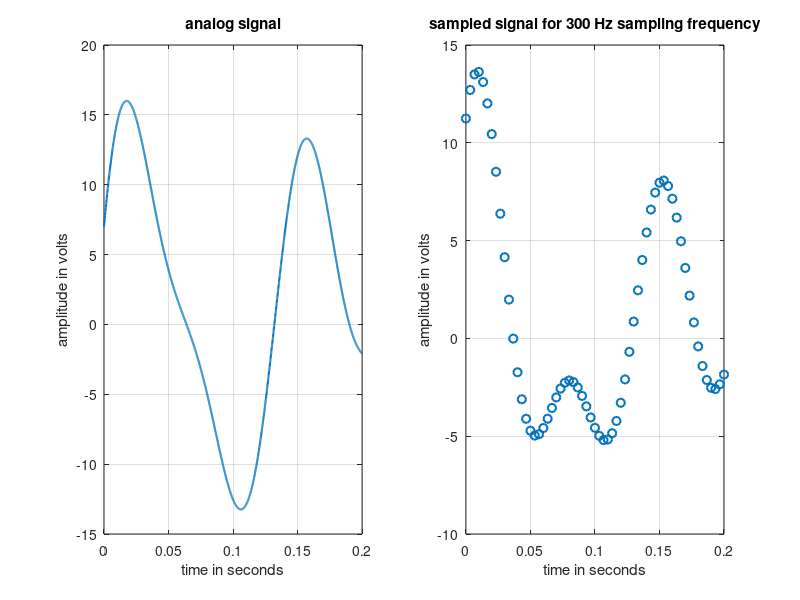
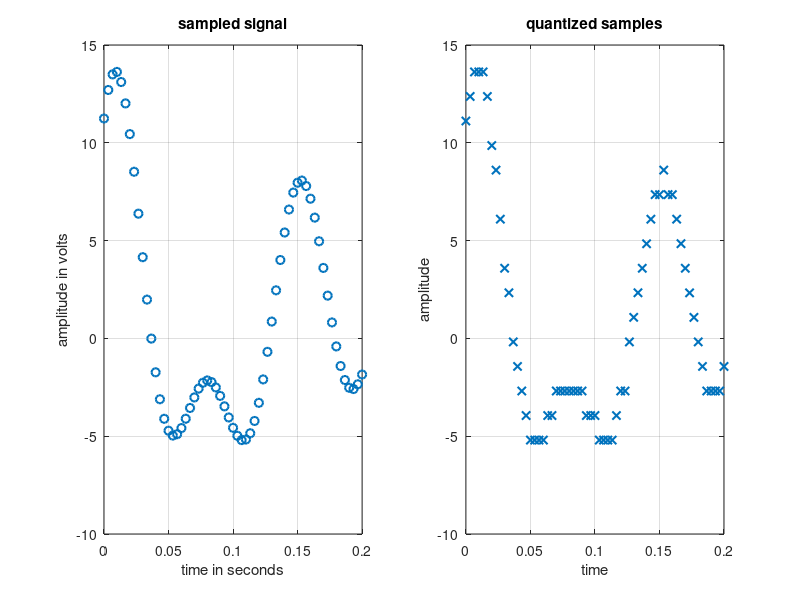

Reproduce these figures in MATLAB, in order.
clc
clear all
close all
A=2;
B=0;
C=4;
D=2;
E=5;
F=4;
G=6;
H=1;

a1=F+1;
a2=F+3;
a3=F+2;
a4=F+4;

f1=G+5;
f2=G+7;
f3=G+1;
f4= G+2;

time_duration = 0.2;
%% Analog-like signal's representation
% Analog signal generation is not possible in MATLAB
a = [a1 a2 a3 a4]; % amplitude array for composite signal
f = [f1 f2 f3 f4]; % frequency array for composite signal
analog_t = 0:0.0001:time_duration;
analog_sig = a(1)*sin(2*pi*f(1)*analog_t) + a(2)*cos(2*pi*f(2)*analog_t) + a(3)*sin(2*pi*f(3)*analog_t)+ a(4)*sin(2*pi*f(4)*analog_t);
figure
subplot(1,2,1)
plot(analog_t, analog_sig,'linewidth',1.5)
grid on
xlabel('time in seconds')
ylabel('amplitude in volts')
title('analog signal')

%% Sampling Frequency
fs = 300;
ts = 1/fs;

%% Sampling
samp_t = 0:1/fs:time_duration;
samp_sig = a(1)*sin(2*pi*f(1)*samp_t) + a(2)*cos(2*pi*f(2)*samp_t) + a(3)*sin(2*pi*f(3)*samp_t + pi/4);
subplot(1,2,2)
plot(samp_t, samp_sig,'o','linewidth',1.5)
grid on
xlabel('time in seconds')
ylabel('amplitude in volts')
title(['sampled signal for ',num2str(fs),' Hz sampling frequency'])

%% Levels for Quantization
L = 16;
%% Quantizing
delta = (max(samp_sig) - min(samp_sig))/(L-1); % step size
quant_sig = min(samp_sig) + round((samp_sig-min(samp_sig))/delta)*delta; % quantized signal
figure
subplot(1,2,1)
plot(samp_t, samp_sig,'o','linewidth',1.5)
grid on
xlabel('time in seconds')
ylabel('amplitude in volts')
title('sampled signal')
subplot(1,2,2) 
plot(samp_t, quant_sig,'x','linewidth',1.5);
grid on
xlabel('time')
ylabel('amplitude')
title('quantized samples')

%% Number of Bits/Sample
nb = log2(L);
data_rate=fs*nb
bandwidth=150;
SNR_theo=6.02*nb+1.76
SNR=10^(SNR_theo/10)
max_cap=bandwidth*log2(1+SNR)

%% Encoding
i = round((quant_sig-min(quant_sig))/delta);% index for encoding
dig_data_matrix = de2bi(i,nb); % encoded binary bits are as a matrix here
dig_data = reshape(dig_data_matrix',1,[]); % encoded binary bits are as an array here
disp(['The index values for encoding from quantization of the sampled signal are: ',num2str(i)])
disp(['The converted bits from the input analog signal are: ',num2str(dig_data)])

%%